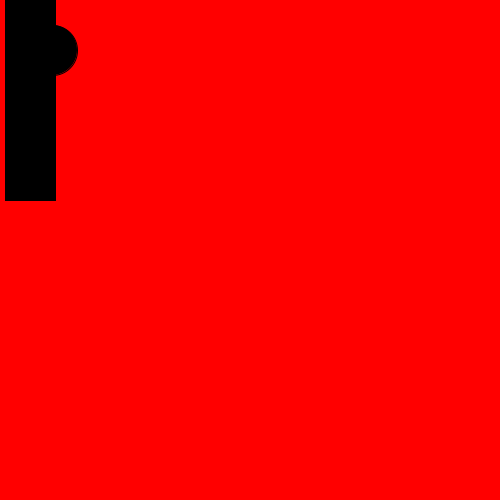
Frame 1 (no input)
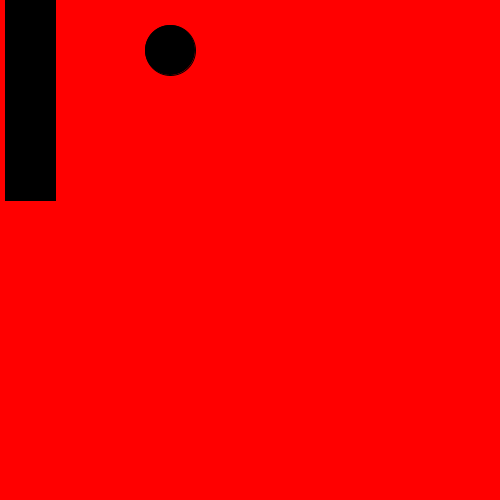
Frame 60 (the mouse pressed at the canvas centre just before this capture)
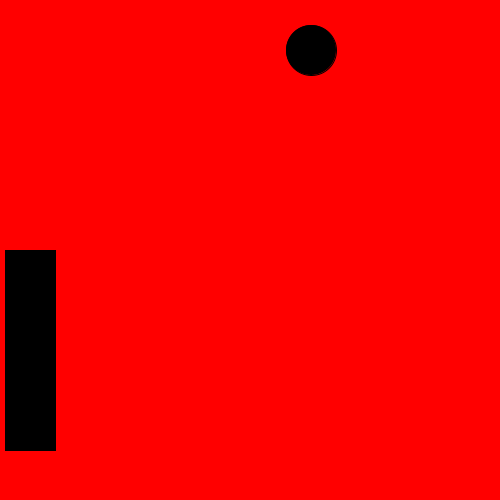
Frame 120 (the mouse held since frame 60 and released just before this capture)

The Processing sketch that drew these frames (run headless with seeded random() and noise(); from frame 60 on, the mouse is pressed at the canvas centre):

// Processing sketch: pongbetter
// ── pongbetter.pde
int x = 50;
int y = 50;
int x2 = 5;
int y2 = 5;
int paddleWidth = 50;
int paddleHeight = 200;
int paddleY = mouseY;
float speed = 2;
int ballWidth = 50;
boolean hitborder = false;
void setup() {
size(500, 500);
background(255, 0, 0);

}

void draw() {
  background(255, 0, 0);
  speed += (speed > 0) ? 0.01 : -0.01;
  x += speed;
  fill(0, 0, 0);
  stroke(0, 0, 0);
  ellipse(x, y, ballWidth, ballWidth);
  
 if (x - (ballWidth / 2) < 0) {
 speed = -speed; 
 }
 else if (x + (ballWidth / 2) > width) {
   speed = -speed;
 }
 if (intersects()) {
  System.out.println("Hi"); 
 }
rect (x2, mouseY, paddleWidth, paddleHeight);
System.out.println(mouseY);
System.out.println(y);

  
  
}
boolean intersects() {
if (x2 + paddleWidth > x - ballWidth / 2 && paddleY > ballWidth / 2 && paddleY + paddleHeight < ballWidth / 2 ) {
  return true;
}
  else {
   return false; 
  }

}
  
